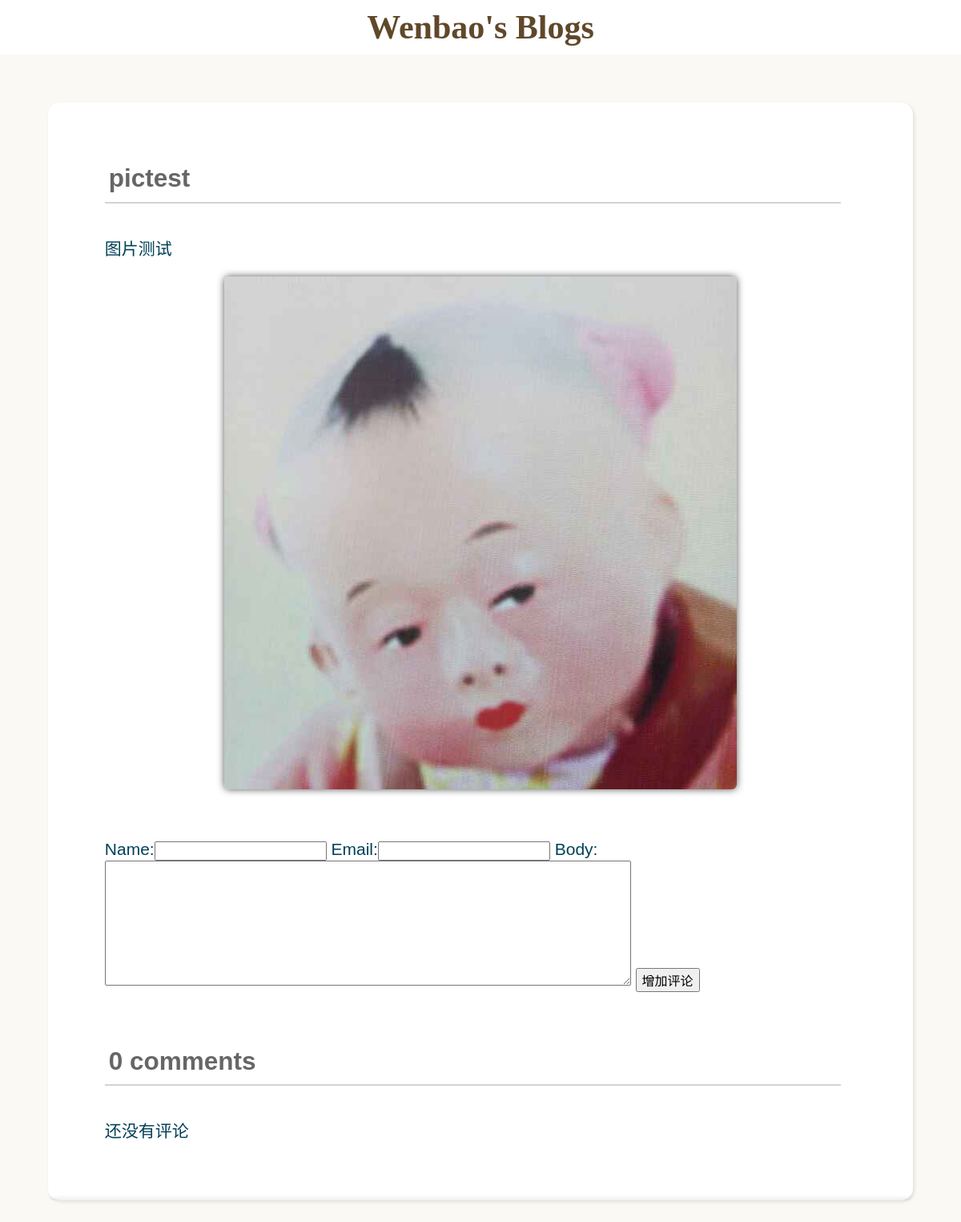
/myblog/pictest/, run on the app's committed database.
### blog/models.py (models this page shows, shortened)
class Post(models.Model):
    title = models.CharField(max_length=100)
    content = MDTextField()
    created_at = models.DateTimeField(default = timezone.now)
    modified_at = models.DateTimeField(auto_now_add = True)
    status = models.CharField(max_length=1, choices=STATUS_CHOICES, default='p')

### blog/views.py (the view, shortened to what this page needs)
# urls.py: re_path(r'^(?P<title>\w+)/$', post_detail, name='post_detail'),
def post_detail(request, title):
    post = Post.objects.get(title=title)
    post.content = markdown.markdown(
        post.content.replace("\r\n",' \n'),
        extensions=[
            'markdown.extensions.extra',
            'markdown.extensions.codehilite',#语法高亮拓展
            'markdown.extensions.toc'#自动生成目录
        ])#修改blog.content内容为html
    try:
        comment_list = post.comments.filter()
    except Exception as err:
        comment_list = None
    comment_form = CommentsForm()
    return render(
        request,
        'post.html',{
            'post':post,
            'comment_list': comment_list,
            'comment_form': comment_form
        })

### blog/forms.py
class CommentsForm(forms.ModelForm):
    class Meta:
        model=Comment
        fields=('name','email','body')

### templates/post.html (shortened to what this page needs)
{% load i18n static %}<!doctype html>
<html lang="en">
<head>
    <link href="{% static 'blog/css/style.css' %}" rel="stylesheet" type="text/css">
    <link href="{% static 'blog/css/code.css' %}" rel="stylesheet" type="text/css">
</head>
<body>
    <div class="header" onclick=window.location.href="/myblog/">
        <h1 class="site-title text-center"><a href="/myblog/">Wenbao's Blogs</a></h1>
    </div>
    <div class="container post post-detail">
        <div class="post-content">{{ post.content | safe}}</div>
        <hr class="fancy-line">
        <form class="post-content" autocomplete="off" action="{% url 'post_detail' title=post.title %}" method="post">
            {{ comment_form.as_table }}
            <input type="submit" value="增加评论">
        </form>
        <div class="post-content">
            <hr class="fancy-line">
            {% with comment_list.count as total_comments %}
                <h2>{{ total_comments }} comment{{ total_comments|pluralize }}</h2>
                {% for comment in comment_list %}
                    <div class="comment">
                        <p class="info">
                            #{{ forloop.counter }}楼 {{ comment.created }} by {{ comment.name }}
                        </p>
                        <p class="say">{{ comment.body }}</p>
                    </div>
                    <hr class="fancy-line">
                {% empty %}
                    <p>还没有评论</p>
                    <hr class="fancy-line">
                {% endfor %}
            {% endwith %}
        </div>
    </div>
</body>
</html>

### static/blog/css/style.css (style rules this page uses)
*, *:before, *:after { -webkit-box-sizing: border-box; -moz-box-sizing: border-box; box-sizing: border-box; }
html, body { margin: 0; padding: 0; }
body { background-color: #fbf9f4; color: #004057; font-family:"lucida grande", "lucida sans unicode", lucida, helvetica, "Hiragino Sans GB", "Microsoft YaHei", "WenQuanYi Micro Hei", sans-serif; font-size: 21px; }
.header { background-color: #fff; margin-bottom: 40px; padding: 10px 0; position: relative; }
.header:before { display: block; content: ''; position: absolute; bottom: -10px; height: 10px; width: 100%; }
hr.fancy-line { border: 0; height: 1px; position: relative; margin: 0.5em 0; }
hr.fancy-line:before { content:''; height: 10px; background-color: #fff; }
hr.fancy-line:after { top: 0em; height: 5px; border-bottom: 1px solid #fff; background-color: #fff; }
hr.fancy-line:after, hr.fancy-line:before { content: ''; position: absolute; width: 100%; }
hr.fancy-line, hr.fancy-line:before { background: -moz-radial-gradient(center, ellipse cover, rgba(0,0,0,0.1) 0%, rgba(0,0,0,0) 75%); background: -webkit-gradient(radial, center center, 0px, center center, 75%, color-stop(0%,rgba(0,0,0,0.1)), color-stop(75%,rgba(0,0,0,0))); background: -webkit-radial-gradient(center, ellipse cover, rgba(0,0,0,0.1) 0%,rgba(0,0,0,0) 75%); background: -o-radial-gradient(center, ellipse cover, rgba(0,0,0,0.1) 0%,rgba(0,0,0,0) 75%); background: -ms-radial-gradient(center, ellipse cover, rgba(0,0,0,0.1) 0%,rgba(0,0,0,0) 75%); background: radial-gradient(ellipse at center, rgba(0,0,0,0.1) 0%,rgba(0,0,0,0) 75%); }
h1 { font-family: "Palatino Linotype", "Book Antiqua", Palatino, Helvetica, STKaiti, SimSun, serif; }
h2 { font-family: "Palatino Linotype", "Book Antiqua", Palatino, Helvetica, STKaiti, SimSun, serif; margin-bottom: 60px; margin-bottom: 40px; padding: 5px; border-bottom: 2px LightGrey solid; width: 98%; line-height: 150%; color: #666666; }
.container { margin: 0 10%; }
.site-title { text-align: center; font-family: 'Lemon', cursive; margin: 0; }
.site-title a { color: rgba(255,255,255, 0.8); color: #60482a; text-shadow: -1px -1px #fff; text-decoration: none; }
.post { background-color: #fff; border-radius: 15px; margin: 12px 0; box-shadow: 2px 2px 4px rgba(0, 0, 0, 0.1); position: relative; }
.post:after { width: 100%; height: 7px; content: ""; position: absolute; left: 0; bottom: 0; background: linear-gradient(rgba(105, 106, 97,0), rgba(105, 106, 97,.1)); border-radius: 0 0 15px 15px; }
.post-content { padding: 1% 4%; height: 150px; overflow: hidden; position: relative; background-color: #fff; }
.post.post-detail { margin: 5%; padding: 30px; font-size: 100%; }
.post-detail .post-content { height: auto; }
img,iframe,audio { display: block; box-shadow: 0 0 10px #555; border-radius: 6px; margin-left: auto; margin-right: auto; margin-top: 10px; margin-bottom: 10px; max-width: 100%; max-height: 100%; -webkit-box-shadow: 0 0 10px #555; }
#id_body { width: 70%; height: 100%; }
input { font-size: 16px; }

### data on the page
Post: content "pictest 图片测试", content (picture)

### other printed values
{{ total_comments }} "0"
